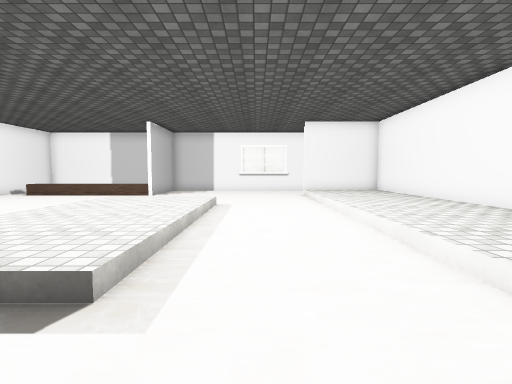
[1] (above)

16 first-person views from a walk through a scene from a Unity 3-D project. The camera is 1.2 m above the floor, tilts 4° down and sees 85° across. Doors are open. The floor is counted in squares, 1 m on a side. Each view is taken from the middle of a square. On the plan, view 1 faces up. The plan holds only what a view shows up to about 13 squares ahead; the rest is blank. The player is left out. Some animated figures are left out. Some surface patterns are stand-ins.

[2]
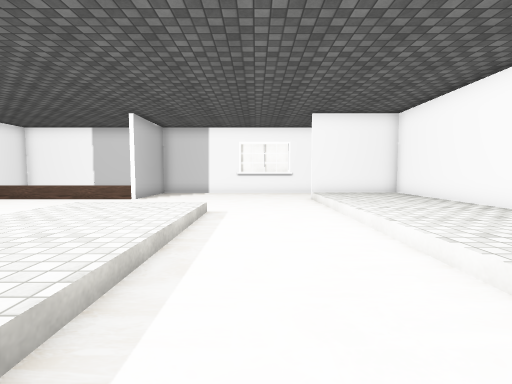

[3]
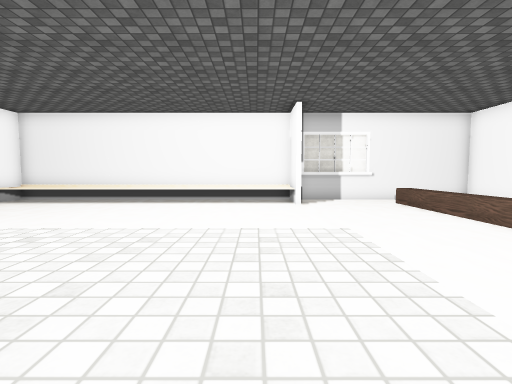

[4]
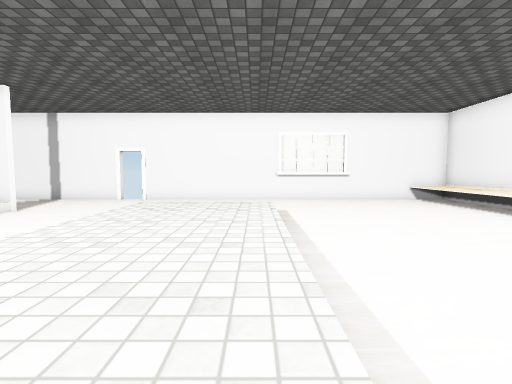

[5]
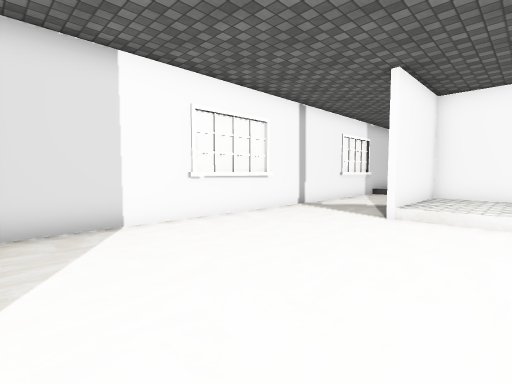

[6]
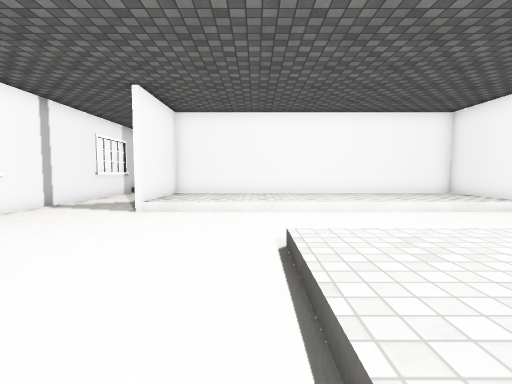

[7]
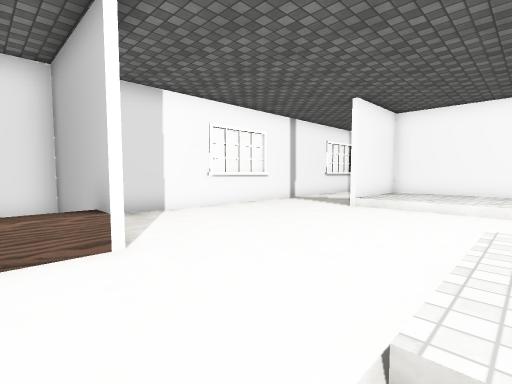

[8]
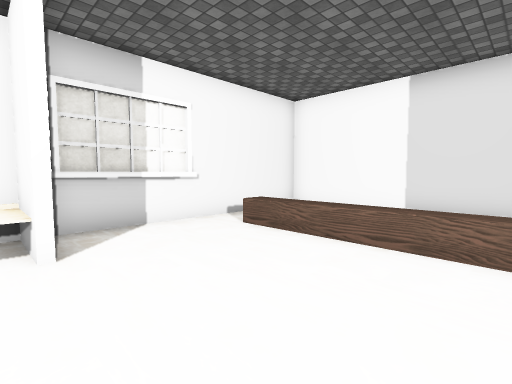

[9]
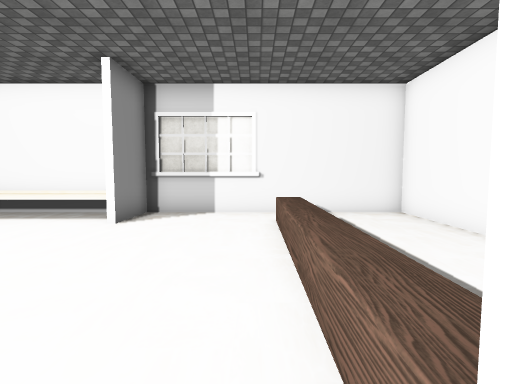

[10]
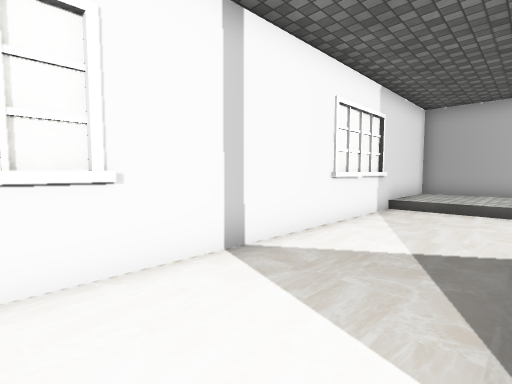

[11]
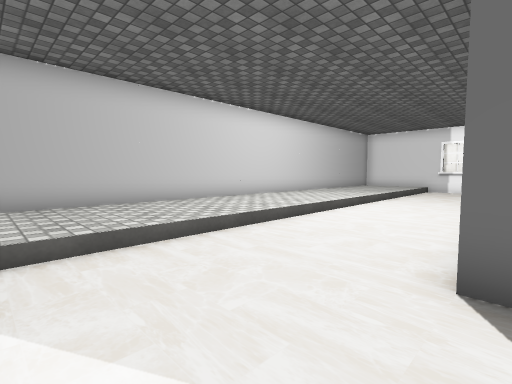

[12]
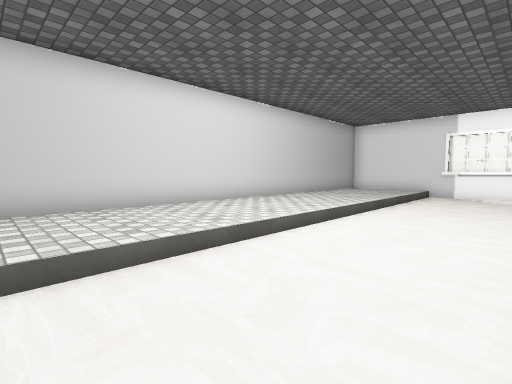

[13]
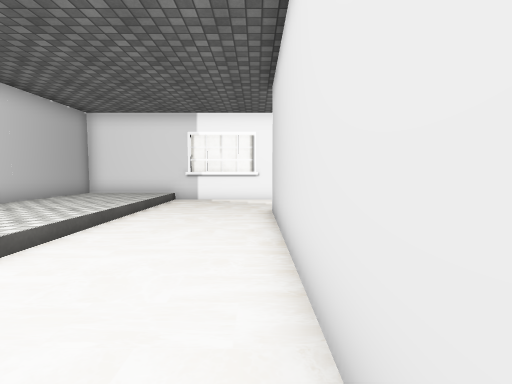

[14]
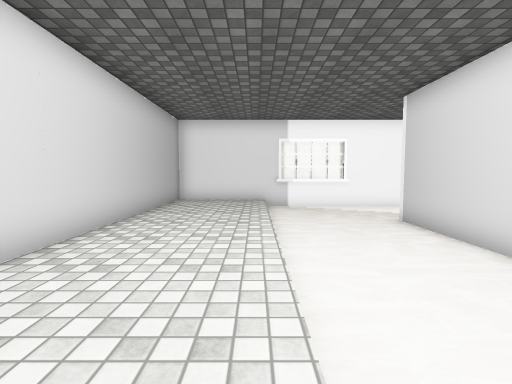

[15]
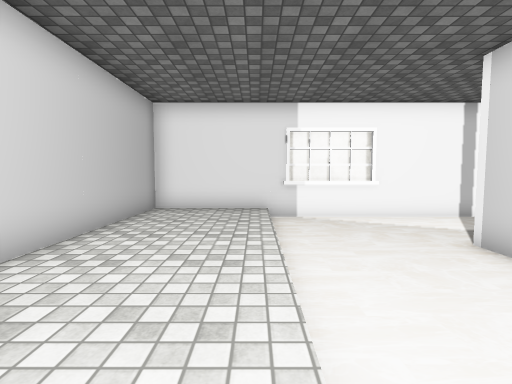

[16]
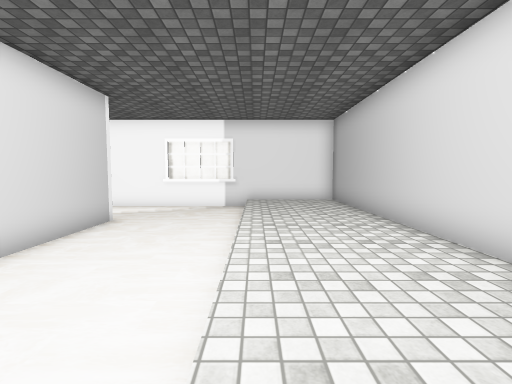

### Floor plan
Key: @ floor where view 1 was taken; # wall or solid block; . main floor; : floor 0.25 m higher than the main floor; D open door; = window, fence, low wall or low ledge; ^ raised ledge; O other object.
Columns run from 14 left of view 1 to 15 right of it. Each row starts with its distance up from view 1.
 19 ##############################
 18 #.....  #................::::#
 17 #...... #................::::#
 16 #...... #................::::#
 15 #.=O===O#........####....::::#
 14 #................:::#....::::#
 13 #................:::#....::::#
 12 #................:::#....::::#
 11 #................:::#....::::#
 10 ##^......::::....:::#....::::#
  9 #^^......::::....:::#....::::#
  8 #^^......::::....:::#....::::#
  7 #^^......::::....:::#....::::#
  6 #^^......::::....:::#....::::#
  5 #^^......::::....:::#....::::#
  4 #^^......::::....:::#....::::#
  3 #^^......::::....:::#....::::#
  2 #^^......   .....####....::::#
  1 #^^......     ...........::::#
  0  ^^......     @..........::::#
 -1  ^^...........DD.........::::#
 -2  #############DD##############

Positions as (right, up) in squares from view 1, and headings:
1: (0, 0), facing up
2: (0, 2), facing up
3: (-1, 9), facing left
4: (-5, 11), facing down
5: (-5, 12), facing up-right
6: (-6, 11), facing right
7: (-7, 10), facing up-right
8: (-7, 10), facing up-left
9: (-5, 14), facing left
10: (1, 15), facing up-right
11: (6, 18), facing down-right
12: (7, 14), facing down-right
13: (7, 11), facing down
14: (11, 11), facing down
15: (11, 8), facing down
16: (11, 6), facing up
